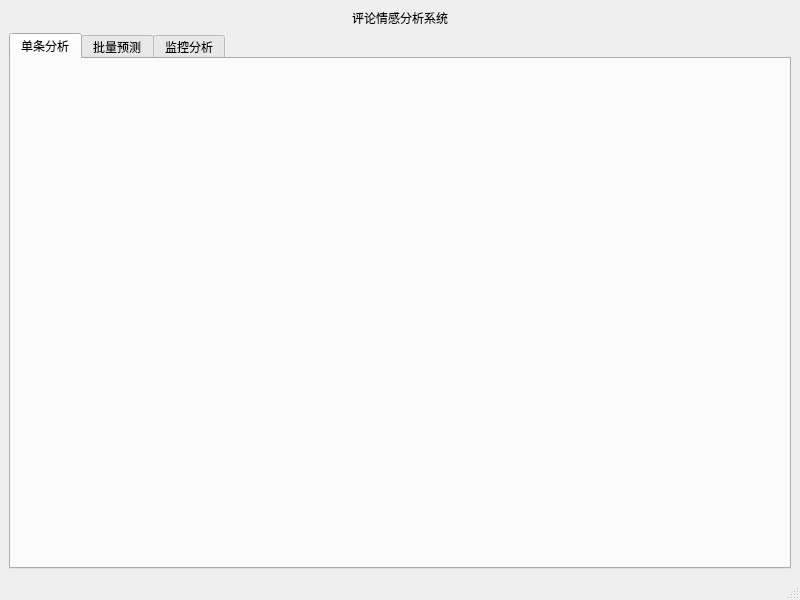
<?xml version="1.0" encoding="UTF-8"?>
<ui version="4.0">
 <class>MainWindow</class>
 <widget class="QMainWindow" name="MainWindow">
  <property name="geometry">
   <rect>
    <x>0</x>
    <y>0</y>
    <width>800</width>
    <height>600</height>
   </rect>
  </property>
  <property name="windowTitle">
   <string>酒店评论情感分析系统</string>
  </property>
  <widget class="QWidget" name="centralwidget">
   <layout class="QVBoxLayout" name="verticalLayout_2">
    <item>
     <layout class="QVBoxLayout" name="verticalLayout">
      <item>
       <widget class="QLabel" name="label">
        <property name="text">
         <string>评论情感分析系统</string>
        </property>
        <property name="alignment">
         <set>AlignCenter</set>
        </property>
        <property name="margin">
         <number>12</number>
        </property>
       </widget>
      </item>
      <item>
       <widget class="QTabWidget" name="tabWidget">
        <property name="currentIndex">
         <number>0</number>
        </property>
        <widget class="QWidget" name="tab">
         <attribute name="title">
          <string>单条分析</string>
         </attribute>
        </widget>
        <widget class="QWidget" name="tab_2">
         <attribute name="title">
          <string>批量预测</string>
         </attribute>
        </widget>
        <widget class="QWidget" name="tab_3">
         <attribute name="title">
          <string>监控分析</string>
         </attribute>
        </widget>
       </widget>
      </item>
     </layout>
    </item>
   </layout>
  </widget>
  <widget class="QStatusBar" name="statusbar"/>
 </widget>
 <resources/>
 <connections/>
</ui>
